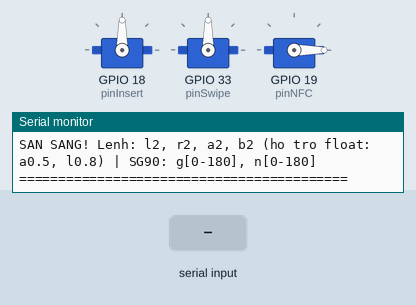
This sketch was run on a simulated ESP32. On the bench: 3 × servo, the last lines printed to the serial monitor. The inputs (shaded band) are chosen by the test bench. WiFi joins after 1.5 s; servers stay silent unless stated.

Above: at 4.5 s.
4.6 s: "g90\n" received over Serial
At 5.8 s:
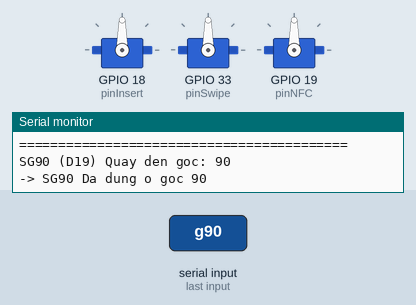
6.1 s: "l90\n" received over Serial
At 6.9 s:
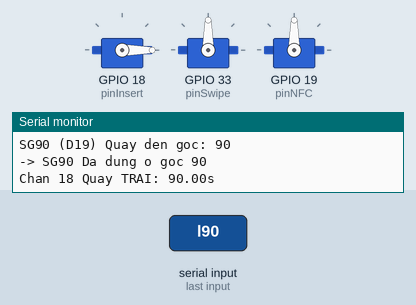
Timing chart, 0 to 9.1 s (numbered marks = the images above; inputs shaded):
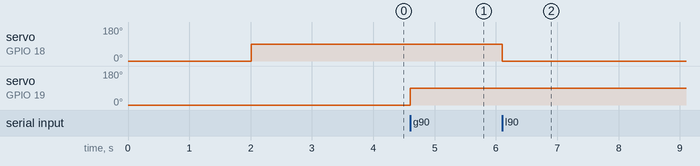

The sketch:

esp32_card_servo.ino
```cpp
#include <WiFi.h>
#include <WebServer.h>
#include <ESP32Servo.h>

// --- CẤU HÌNH WI-FI ---
const char* ssid = "Phuc";          // Tên Wi-Fi của bạn
const char* password = "123123123"; // Mật khẩu Wi-Fi của bạn

WebServer server(80);

Servo servoInsert; // Chân D18 - MG996R 360 (Chèn thẻ)
Servo servoSwipe;  // Chân D33 - MG996R 360 (Quẹt thẻ)
Servo servoNFC;    // Chân D19 - SG90 180 (Vẫy thẻ NFC)

int pinInsert = 18;
int pinSwipe = 33;
int pinNFC = 19;   // <-- DÂY TÍN HIỆU SG90 CẮM VÀO CHÂN D19

// Hàm cho 2 Servo 360 độ (Hỗ trợ delayTime mili-giây dạng float)
void runServo(Servo &sv, int pin, int speedAngle, int delayTime) {
  sv.setPeriodHertz(50);
  sv.attach(pin, 500, 2400);
  sv.write(speedAngle);
  delay(delayTime);
  sv.write(90);
  delay(150);
  sv.detach();
}

// Hàm cho SG90: Quay đến góc tùy ý (0 - 180) và giữ nguyên vị trí đó
void runServoAngle(int targetAngle) {
  servoNFC.setPeriodHertz(50);
  servoNFC.attach(pinNFC, 500, 2400);
  servoNFC.write(targetAngle);
  delay(500);        // Đợi 0.5s cho SG90 chạy tới đúng góc
  servoNFC.detach(); // Ngắt xung để không bị rung/kêu
}

// Hàm cho SG90: Vẫy ra góc tùy ý -> giữ 1 giây -> tự thu về 0 độ
void tapNFCAngle(int targetAngle) {
  servoNFC.setPeriodHertz(50);
  servoNFC.attach(pinNFC, 500, 2400);

  servoNFC.write(targetAngle); // Vươn tới góc bạn nhập
  delay(1000);                 // Giữ thẻ 1 giây cho máy POS đọc

  servoNFC.write(0);           // Tự động thu về góc 0
  delay(500);
  servoNFC.detach();
}

void processCommand(String input) {
  input.trim();
  if (input.length() == 0) return;

  char prefix = input.charAt(0);
  // Dùng toFloat() để hỗ trợ cả số thực dưới 1 (VD: 0.5s, 0.2s)
  float valFloat = input.substring(1).toFloat();
  int valInt = (int)valFloat;

  // --- 1. ĐIỀU KHIỂN SG90 QUAY TỚI GÓC TÙY Ý (g0 -> g180) ---
  if (prefix == 'g' || prefix == 'G') {
    if (valInt >= 0 && valInt <= 180) {
      Serial.print("SG90 (D19) Quay den goc: "); Serial.println(valInt);
      runServoAngle(valInt);
      Serial.println("-> SG90 Da dung o goc " + String(valInt));
    } else {
      Serial.println("Loi: Goc phai tu 0 den 180 (VD: g0, g45, g135)");
    }
    return;
  }

  // --- 2. ĐIỀU KHIỂN SG90 VẪY TỚI GÓC TÙY Ý RỒI THU VỀ (n1 -> n180) ---
  if (prefix == 'n' || prefix == 'N') {
    if (valInt >= 0 && valInt <= 180) {
      Serial.print("SG90 (D19) Vay NFC den goc: "); Serial.print(valInt); Serial.println(" roi thu ve 0");
      tapNFCAngle(valInt);
      Serial.println("-> Da vay NFC xong!");
    } else {
      Serial.println("Loi: Goc vay phai tu 0 den 180 (VD: n90, n120)");
    }
    return;
  }

  // --- 3. ĐIỀU KHIỂN 2 SERVO MG996R (Hỗ trợ số thực float < 1s như 0.5s, 0.8s) ---
  if (valFloat > 0.0f) {
    int delayTime = (int)(valFloat * 1000.0f);

    if (prefix == 'l' || prefix == 'L') {
      Serial.print("Chan 18 Quay TRAI: "); Serial.print(valFloat); Serial.println("s");
      runServo(servoInsert, pinInsert, 0, delayTime);
      Serial.println("-> Da dung!");
    }
    else if (prefix == 'r' || prefix == 'R') {
      Serial.print("Chan 18 Quay PHAI: "); Serial.print(valFloat); Serial.println("s");
      runServo(servoInsert, pinInsert, 180, delayTime);
      Serial.println("-> Da dung!");
    }
    else if (prefix == 'a' || prefix == 'A') {
      Serial.print("Chan 33 Quay TIEN: "); Serial.print(valFloat); Serial.println("s");
      runServo(servoSwipe, pinSwipe, 0, delayTime);
      Serial.println("-> Da dung!");
    }
    else if (prefix == 'b' || prefix == 'B') {
      Serial.print("Chan 33 Quay LUI: "); Serial.print(valFloat); Serial.println("s");
      runServo(servoSwipe, pinSwipe, 180, delayTime);
      Serial.println("-> Da dung!");
    }
    else {
      Serial.println("Sai lenh! Dung: l, r, a, b (theo giay) hoac g, n (theo goc 0-180)");
    }
  } else {
    Serial.println("Loi: Thoi gian quay phai lon hon 0 (VD: 0.5, 1, 2.5)");
  }
}

void handleControl() {
  if (server.hasArg("cmd")) {
    String command = server.arg("cmd");
    Serial.println("Nhan lenh HTTP: " + command);
    server.send(200, "text/plain", "OK: " + command);
    processCommand(command);
  } else {
    server.send(400, "text/plain", "Missing cmd param");
  }
}

void setup() {
  Serial.begin(115200);

  ESP32PWM::allocateTimer(0);
  ESP32PWM::allocateTimer(1);
  ESP32PWM::allocateTimer(2);
  ESP32PWM::allocateTimer(3);

  WiFi.begin(ssid, password);
  Serial.print("Dang ket noi WiFi...");
  int retry = 0;
  while (WiFi.status() != WL_CONNECTED && retry < 20) {
    delay(500);
    Serial.print(".");
    retry++;
  }
  if (WiFi.status() == WL_CONNECTED) {
    Serial.println("\nWiFi da ket noi!");
    Serial.print("Dia chi IP ESP32: ");
    Serial.println(WiFi.localIP());
  } else {
    Serial.println("\nKhong the ket noi WiFi, tiep tuc che do Serial offline.");
  }

  server.on("/control", handleControl);
  server.begin();

  Serial.println("==========================================");
  Serial.println("DANG TEST KHOI DONG 3 SERVO...");
  runServo(servoInsert, pinInsert, 0, 500);
  runServo(servoSwipe, pinSwipe, 0, 500);
  runServoAngle(0); // Đưa SG90 về góc 0 độ ban đầu
  Serial.println("SAN SANG! Lenh: l2, r2, a2, b2 (ho tro float: a0.5, l0.8) | SG90: g[0-180], n[0-180]");
  Serial.println("==========================================");
}

void loop() {
  server.handleClient();

  if (Serial.available() > 0) {
    String input = Serial.readStringUntil('\n');
    processCommand(input);
  }
}
```

Measured:
- after the input at 4.6 s, servo on GPIO 19 (pinNFC): 0° → 90° at once
- after the input at 6.1 s, servo on GPIO 18 (pinInsert): 90° → 0° at once
